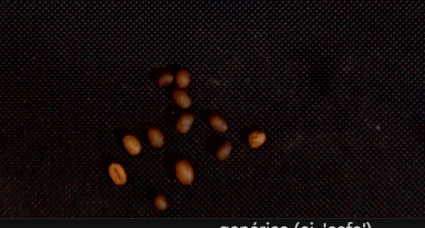
#> input picture image_1.png, 425 x 228 px, given in place of the camera
$ python Seleccionadora2.2.py
#> lines starting #> are read from the running program, lines starting #| are printed output that depends on the picture; after the words box and inside, x2 and y2 are one past the last pixel; in counts of white or black regions, pixels touching at a corner belong together
### tracker.py
import math
#https://www.youtube.com/watch?v=O3b8lVF93jU

class EuclideanDistTracker:
    def __init__(self):
        # Store the center positions of the objects
        self.center_points = {}
        # Keep the count of the IDs
        # each time a new object id detected, the count will increase by one
        self.id_count = 0


    def update(self, objects_rect):
        # Objects boxes and ids
        objects_bbs_ids = []

        # Get center point of new object
        for rect in objects_rect:
            x, y, w, h,col = rect
            cx = (x + x + w) // 2
            cy = (y + y + h) // 2

            # Find out if that object was detected already
            same_object_detected = False
            for id, pt in self.center_points.items():
                dist = math.hypot(cx - pt[0], cy - pt[1])

                if dist < 25:
                    self.center_points[id] = (cx, cy)
                    #print(self.center_points)
                    objects_bbs_ids.append([x, y, w, h,col, id])
                    same_object_detected = True
                    break

            # New object is detected we assign the ID to that object
            if same_object_detected is False:
                self.center_points[self.id_count] = (cx, cy)
                objects_bbs_ids.append([x, y, w, h,col, self.id_count])
                self.id_count += 1

        # Clean the dictionary by center points to remove IDS not used anymore
        new_center_points = {}
        for obj_bb_id in objects_bbs_ids:
            _, _, _, _,_, object_id = obj_bb_id
            center = self.center_points[object_id]
            new_center_points[object_id] = center

        # Update dictionary with IDs not used removed
        #print(self.center_points)
        self.center_points = new_center_points.copy()
        return objects_bbs_ids

### Seleccionadora2.2.py

from ctypes import HRESULT
import cv2
import serial
import io
import json
import os
import numpy as np
from time import sleep
import time
from tracker import *
#https://www.youtube.com/watch?v=O3b8lVF93jU


start_time = time.time()

# ──────────────────────────────────────────────────────────────
# Conexión serie con Arduino
# Referencia: https://create.arduino.cc/projecthub/ansh2919/serial-communication-between-python-and-arduino-e7cce0
# ──────────────────────────────────────────────────────────────
arduino = serial.Serial(port='COM3', baudrate=115200, timeout=.1)

# Tracker de objetos basado en distancia euclidiana
# Referencia: https://www.youtube.com/watch?v=g4_SpZGaszY
tracker = EuclideanDistTracker()

# Conjunto de IDs ya enviados al Arduino (para no repetir la señal)
object_sorted_ids = set()

### Referencia detección de color: https://www.youtube.com/watch?v=oR71RSulTkQ

# ──────────────────────────────────────────────────────────────
# Rango HSV inicial para granos de café (Quaker / defectuoso)
# Estos valores se sobrescriben en tiempo real con los sliders
# ──────────────────────────────────────────────────────────────
coffee_low = np.array([9,  121, 109], np.uint8)
coffee_hi  = np.array([34, 179, 226], np.uint8)

# Área mínima inicial de contorno (px²) para considerar un objeto válido
AREA_MIN_INIT = 40

# Bandera para mostrar/activar la ventana de parámetros ajustables
Parametros = 1

# Factor de redimensionado (no usado actualmente, reservado para pruebas)
RESIZE_RATIO = 0.5

# ──────────────────────────────────────────────────────────────
# Captura de video
# Descomenta la línea del archivo de video que quieras usar para pruebas
# ──────────────────────────────────────────────────────────────
#cap = cv2.VideoCapture('Seleccionadora1.mp4')
#cap = cv2.VideoCapture('maxSpeed1.mp4')
#cap = cv2.VideoCapture('maxSpeed2.mp4')
#cap = cv2.VideoCapture('mediumspeed.mp4')
#cap = cv2.VideoCapture('caida.mp4')

# Cámara en vivo (índice 0, backend DirectShow para Windows)
cap = cv2.VideoCapture(0, cv2.CAP_DSHOW)

# ──────────────────────────────────────────────────────────────
# Configuración de la cámara
# ──────────────────────────────────────────────────────────────
cap.set(cv2.CAP_PROP_AUTOFOCUS, 0)    # Desactivar autoenfoque
cap.set(cv2.CAP_PROP_AUTO_EXPOSURE, 0) # Desactivar exposición automática

focus = 4                   # Valor inicial de foco manual
cap.set(28, focus)          # CAP_PROP_FOCUS (índice 28)

cap.set(cv2.CAP_PROP_BRIGHTNESS, 20)  # Brillo inicial
cap.set(cv2.CAP_PROP_EXPOSURE, -6)    # Exposición inicial

# Resolución horizontal y vertical
HR = 640
VR = 360

# [5 lines of commented-out code are left out]

cap.set(3, HR)  # Resolución horizontal
cap.set(4, VR)  # Resolución vertical

# Captura un primer frame de prueba para verificar la cámara
ret, frame1 = cap.read()
#> frame1 is the input picture: shape (228, 425, 3); mean B, G, R 11, 10.8, 19.3
print("--- %s seconds ---" % (time.time() - start_time))
print("shape", frame1.shape)
#| shape (228, 425, 3)
print("size",  frame1.size)
#| size 290700
print("dtype", frame1.dtype)
#| dtype uint8

# ──────────────────────────────────────────────────────────────
# Persistencia de parámetros: guardar/cargar sliders en JSON
# El archivo se crea en la misma carpeta que este script
# ──────────────────────────────────────────────────────────────
PARAMS_FILE = os.path.join(os.path.dirname(os.path.abspath(__file__)), 'parametros.json')

DEFAULT_PARAMS = {
    'brillo':       85,
    'focus':        0,
    'H_min':        9,
    'H_max':        34,
    'S_min':        121,
    'S_max':        179,
    'V_min':        109,
    'V_max':        226,
    'area_min':     40,
    'linea_meta':   1,
    'zona_top':     5,   # % del alto del frame → borde superior de la banda de detección
    'zona_bot':     10,  # % del alto del frame → borde inferior de la banda de detección
    'disparo_delay': 0,  # ms de espera antes de enviar la señal al Arduino
}

def cargar_params():
    """Lee parametros.json; si no existe devuelve los valores por defecto."""
    if os.path.isfile(PARAMS_FILE):
        try:
            with open(PARAMS_FILE, 'r') as f:
                data = json.load(f)
            # Rellenar claves faltantes con defaults (compatibilidad hacia atrás)
            for k, v in DEFAULT_PARAMS.items():
                data.setdefault(k, v)
            print('Parámetros cargados desde', PARAMS_FILE)
            return data
        except Exception as e:
            print('Error leyendo parametros.json, usando defaults:', e)
    return dict(DEFAULT_PARAMS)

def guardar_params(p):
    """Escribe el diccionario p en parametros.json."""
    try:
        with open(PARAMS_FILE, 'w') as f:
            json.dump(p, f, indent=4)
        print('Parámetros guardados en', PARAMS_FILE)
    except Exception as e:
        print('Error guardando parametros.json:', e)

# Cargar valores al inicio (o usar defaults la primera vez)
params = cargar_params()
#> (reads parametros.json from the repository)

# ──────────────────────────────────────────────────────────────
# Función: enviar comando al Arduino y leer respuesta
# ──────────────────────────────────────────────────────────────
def write_read(x):
	arduino.write(bytes(x, 'utf-8'))  # Enviar string como bytes
	time.sleep(0.05)                  # Pequeña espera para asegurar transmisión
	data = arduino.readline()         # Leer respuesta del Arduino
	return data

# ──────────────────────────────────────────────────────────────
# Callback vacío requerido por createTrackbar cuando no se
# necesita ejecutar nada al mover el slider
# ──────────────────────────────────────────────────────────────
def nada(x):
    pass

# ──────────────────────────────────────────────────────────────
# Función: aplicar operaciones morfológicas para limpiar la máscara
# Se usa apertura (elimina ruido pequeño) seguida de cierre
# (rellena huecos internos en los objetos)
# ──────────────────────────────────────────────────────────────
def morpho(src):
	kernel = np.ones((3,3), np.uint8)
	open  = cv2.morphologyEx(src, cv2.MORPH_OPEN,  kernel)
	close = cv2.morphologyEx(open, cv2.MORPH_CLOSE, kernel)
	return close

# ──────────────────────────────────────────────────────────────
# Función: detectar objetos en la máscara y devolver sus
# bounding boxes junto con la etiqueta de color/clase
#   im   – frame original (no se modifica aquí)
#   mask – máscara binaria del color de interés
#   col  – etiqueta de clase (e.g. 'cafe')
#   area_min – área mínima en px² para considerar un contorno válido
# ──────────────────────────────────────────────────────────────
def find_object(im, mask, col, area_min=40):
    cnts, hierarchy = cv2.findContours(morpho(mask), cv2.RETR_EXTERNAL, cv2.CHAIN_APPROX_NONE)
    detections = []
    for c in cnts:
        area = cv2.contourArea(c)
        if area > area_min:                          # Filtrar contornos pequeños (ruido)
            x, y, w, h = cv2.boundingRect(c)
            detections.append([x, y, w, h, col])    # Guardar bounding box y clase
    return detections

# ──────────────────────────────────────────────────────────────
# Crear ventana de sliders si Parametros == 1
# ──────────────────────────────────────────────────────────────
if Parametros == 1:
    cv2.namedWindow('Parametros')
    cv2.resizeWindow('Parametros', 600, 550)  # Ancho x Alto — agrandado para los sliders nuevos
    # Los valores iniciales vienen del archivo parametros.json (o defaults si es la primera vez)
    cv2.createTrackbar('brillo',        'Parametros', params['brillo'],        255, nada)
    cv2.createTrackbar('focus',         'Parametros', params['focus'],         50,  nada)
    cv2.createTrackbar('H_min',         'Parametros', params['H_min'],         179, nada)
    cv2.createTrackbar('H_max',         'Parametros', params['H_max'],         179, nada)
    cv2.createTrackbar('S_min',         'Parametros', params['S_min'],         255, nada)
    cv2.createTrackbar('S_max',         'Parametros', params['S_max'],         255, nada)
    cv2.createTrackbar('V_min',         'Parametros', params['V_min'],         255, nada)
    cv2.createTrackbar('V_max',         'Parametros', params['V_max'],         255, nada)
    cv2.createTrackbar('area_min',      'Parametros', params['area_min'],      500, nada)
    cv2.createTrackbar('linea_meta',    'Parametros', params['linea_meta'],    1,   nada)
    # ── Nuevos sliders de zona y delay ──
    cv2.createTrackbar('zona_top %',    'Parametros', params['zona_top'],      100, nada)  # Borde superior (% del alto)
    cv2.createTrackbar('zona_bot %',    'Parametros', params['zona_bot'],      100, nada)  # Borde inferior (% del alto)
    cv2.createTrackbar('disparo_delay', 'Parametros', params['disparo_delay'], 500, nada)  # Delay disparo (ms)

# ──────────────────────────────────────────────────────────────
# Bucle principal de captura y procesamiento
# ──────────────────────────────────────────────────────────────
while (cap.isOpened()):

    ret, img = cap.read()
    if ret == False:
        break

    # Recortar región de interés (ROI) — actualmente el frame completo
    im = img[0:VR, 0:int(HR * 1)]

    # ── Leer sliders y actualizar parámetros en tiempo real ──
    if Parametros == 1:
        coffee_low = np.array([
            cv2.getTrackbarPos('H_min', 'Parametros'),
            cv2.getTrackbarPos('S_min', 'Parametros'),
            cv2.getTrackbarPos('V_min', 'Parametros')
        ], np.uint8)
        coffee_hi = np.array([
            cv2.getTrackbarPos('H_max', 'Parametros'),
            cv2.getTrackbarPos('S_max', 'Parametros'),
            cv2.getTrackbarPos('V_max', 'Parametros')
        ], np.uint8)
        cap.set(cv2.CAP_PROP_BRIGHTNESS, cv2.getTrackbarPos('brillo',     'Parametros'))
        cap.set(28,                      cv2.getTrackbarPos('focus',      'Parametros'))
        area_min      = cv2.getTrackbarPos('area_min',      'Parametros')  # Área mínima desde slider
        linea_meta    = cv2.getTrackbarPos('linea_meta',    'Parametros')  # 1 = mostrar línea, 0 = ocultar
        zona_top_pct  = cv2.getTrackbarPos('zona_top %',   'Parametros')  # Borde superior de detección (%)
        zona_bot_pct  = cv2.getTrackbarPos('zona_bot %',   'Parametros')  # Borde inferior de detección (%)
        disparo_delay = cv2.getTrackbarPos('disparo_delay','Parametros')  # Delay antes del disparo (ms)
    else:
        area_min      = AREA_MIN_INIT
        linea_meta    = 0
        zona_top_pct  = 5
        zona_bot_pct  = 10
        disparo_delay = 0

    # Convertir porcentajes a píxeles
    y_top = int(VR * zona_top_pct / 100)
    y_bot = int(VR * zona_bot_pct / 100)

    # ── Convertir a HSV y crear máscara para granos de café ──
    hsv         = cv2.cvtColor(im, cv2.COLOR_BGR2HSV)
#> hsv: shape (228, 425, 3); mean H, S, V 79.4, 156.6, 20
    mask_coffee = cv2.inRange(hsv, coffee_low, coffee_hi)
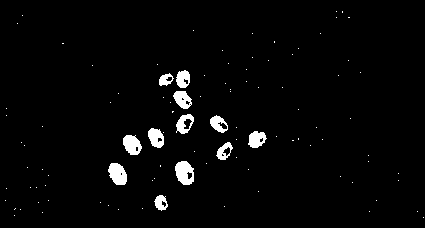
#> mask_coffee: shape (228, 425); 2.8% white; 101 white regions (89 under 20 px), largest, box (x1, y1, x2, y2) and area: (175, 161, 194, 185) 336, (108, 163, 127, 185) 311, (123, 135, 142, 155) 274

    # ── Dibujar línea de meta si el checkbox está activo ──
    if linea_meta == 1:
        cv2.line(im, (0, y_top), (HR, y_top), (255, 255, 255), 1)  # Línea superior de la zona
        cv2.line(im, (0, y_bot), (HR, y_bot), (255, 255, 255), 1)  # Línea inferior de la zona

    # ── Detectar objetos y actualizar tracker ──
    puntos_cafe = find_object(im, mask_coffee, 'cafe', area_min)
#> in morpho, `open  = cv2.morphologyEx(src, cv2.MORPH_OPEN,  kernel)`:
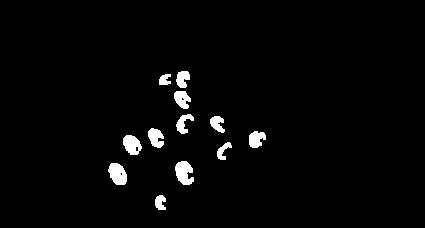
#> open: shape (228, 425); 2.5% white; 12 white regions, largest, box (x1, y1, x2, y2) and area: (175, 161, 194, 185) 325, (108, 163, 127, 185) 310, (123, 135, 142, 155) 271
#> in morpho, `close = cv2.morphologyEx(open, cv2.MORPH_CLOSE, kernel)`: close: shape (228, 425); 2.6% white; 12 white regions
#> in find_object, `cnts, hierarchy = cv2.findContours(morpho(mask), cv2.RETR_EXTERNAL, cv..`: cnts = 12 contours; largest, box (x1, y1, x2, y2) and area: (175, 161, 194, 185) 292, (108, 163, 127, 185) 282, (123, 135, 142, 155) 250, (148, 128, 164, 148) 214, (174, 91, 191, 109) 195
#> the loop in find_object, `for c in cnts:` made 12 passes
#> (area, x, y, w, h) on passes 1 to 12: (103.5, 155, 195, 11, 15), (281.5, 108, 163, 19, 22), (292, 175, 161, 19, 24), (103.5, 217, 142, 15, 18), (250.5, 123, 135, 19, 20), (185, 249, 131, 17, 17), (214, 148, 128, 16, 20), (141.5, 210, 116, 15, 17), (149.5, 176, 114, 18, 20), (195, 174, 91, 17, 18), (82.5, 159, 74, 12, 11), (154, 176, 71, 14, 17)
#> after the loop in find_object, `for c in cnts:`: detections = 12 items, first 6: [155, 195, 11, 15, 'cafe'], [108, 163, 19, 22, 'cafe'], [175, 161, 19, 24, 'cafe'], [217, 142, 15, 18, 'cafe'], [123, 135, 19, 20, 'cafe'], [249, 131, 17, 17, 'cafe']
#> puntos_cafe has the same summary as detections in find_object
    boxes_ids   = tracker.update(puntos_cafe)
#> the loop in update, `for rect in objects_rect:` made 12 passes
#> (x, y, w, h, cx, cy) on passes 1 to 12: (155, 195, 11, 15, 160, 202), (108, 163, 19, 22, 117, 174), (175, 161, 19, 24, 184, 173), (217, 142, 15, 18, 224, 151), (123, 135, 19, 20, 132, 145), (249, 131, 17, 17, 257, 139), (148, 128, 16, 20, 156, 138), (210, 116, 15, 17, 217, 124), (176, 114, 18, 20, 185, 124), (174, 91, 17, 18, 182, 100), (159, 74, 12, 11, 165, 79), (176, 71, 14, 17, 183, 79)
#> after the loop in update, `for rect in objects_rect:`: objects_bbs_ids = 12 items, first 6: [155, 195, 11, 15, 'cafe', 0], [108, 163, 19, 22, 'cafe', 1], [175, 161, 19, 24, 'cafe', 2], [217, 142, 15, 18, 'cafe', 3], [123, 135, 19, 20, 'cafe', 4], [249, 131, 17, 17, 'cafe', 5]; self.center_points = 10 items; self.id_count = 10
#> the loop in update, `for obj_bb_id in objects_bbs_ids:` made 12 passes
#> (obj_bb_id, object_id, center) on passes 1 to 12: ([155, 195, 11, 15, 'cafe', 0], 0, (160, 202)), ([108, 163, 19, 22, 'cafe', 1], 1, (117, 174)), ([175, 161, 19, 24, 'cafe', 2], 2, (184, 173)), ([217, 142, 15, 18, 'cafe', 3], 3, (224, 151)), ([123, 135, 19, 20, 'cafe', 4], 4, (132, 145)), ([249, 131, 17, 17, 'cafe', 5], 5, (257, 139)), ([148, 128, 16, 20, 'cafe', 6], 6, (156, 138)), ([210, 116, 15, 17, 'cafe', 7], 7, (217, 124)), ([176, 114, 18, 20, 'cafe', 8], 8, (183, 79)), ([174, 91, 17, 18, 'cafe', 8], 8, (183, 79)), ([159, 74, 12, 11, 'cafe', 9], 9, (165, 79)), ([176, 71, 14, 17, 'cafe', 8], 8, (183, 79))
#> after the loop in update, `for obj_bb_id in objects_bbs_ids:`: new_center_points = 10 items
#> boxes_ids has the same summary as objects_bbs_ids in update

    # ── Dibujar bounding boxes y disparar señal al Arduino ──
    for box_id in boxes_ids:
        x, y, w, h, col, id = box_id
        cx = (x + x + w) // 2   # Centro horizontal del bounding box
        cy = (y + y + h) // 2   # Centro vertical del bounding box
        color = (0, 165, 255)    # Naranja para granos de café

        # Si el objeto cruza la banda de detección (controlada por sliders zona_top/zona_bot)
        if y_top < cy < y_bot:
            if id not in object_sorted_ids:
                object_sorted_ids.add(id)   # Marcar como ya enviado
                print(object_sorted_ids)
                print('x=', cx)
                # Esperar el delay configurado antes de disparar
                if disparo_delay > 0:
                    time.sleep(disparo_delay / 1000.0)
                # Enviar posición al Arduino (escala de 0-37 aprox.)
                value = write_read('M' + str(int(cx / 17)) + '\n')
                print('arduino dice:', value)

        # Dibujar ID del objeto y rectángulo
        cv2.putText(im, str(id), (x, y - 15), cv2.FONT_HERSHEY_PLAIN, 2, (255, 0, 0), 2)
        cv2.rectangle(im, (x, y), (x + w, y + h), color, 1)
#> this loop made 12 passes
#> (x, y, w, h, id, cx, cy) on passes 1 to 12: (155, 195, 11, 15, 0, 160, 202), (108, 163, 19, 22, 1, 117, 174), (175, 161, 19, 24, 2, 184, 173), (217, 142, 15, 18, 3, 224, 151), (123, 135, 19, 20, 4, 132, 145), (249, 131, 17, 17, 5, 257, 139), (148, 128, 16, 20, 6, 156, 138), (210, 116, 15, 17, 7, 217, 124), (176, 114, 18, 20, 8, 185, 124), (174, 91, 17, 18, 8, 182, 100), (159, 74, 12, 11, 9, 165, 79), (176, 71, 14, 17, 8, 183, 79)
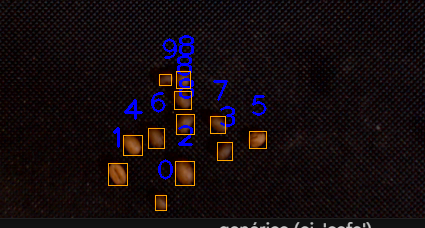
#> im: shape (228, 425, 3); 2.41% of pixels changed, all inside (x1, y1, x2, y2) = (108, 35, 267, 211)
#> after the loop, object_sorted_ids = 0 items

    # ── Mostrar ventanas de debug ──
    cv2.imshow('Image', im)
    cv2.imshow('Mask Coffee', mask_coffee)

    # ── Manejo de teclas ──
    key = cv2.waitKey(1)
#> (key Esc is pressed here)
    if key == 27:                        # ESC → salir
        break
    elif key == ord('n'):                # n → activar cinta
        value = write_read('C1\n')
        print('arduino dice:', value)
    elif key == ord('m'):                # m → detener cinta
        value = write_read('C0\n')
        print('arduino dice:', value)
    elif key == ord('t'):                # t → test ON
        value = write_read('T1\n')
        print('arduino dice:', value)
    elif key == ord('p'):                # p → test OFF
        value = write_read('T0\n')
        print('arduino dice:', value)
    elif key == ord('k'):                # k → mover a posición 34
        value = write_read('M34\n')
        print('arduino dice:', value)
    elif key == ord('l'):                # l → mover a posición 5
        value = write_read('M5\n')
        print('arduino dice:', value)
    elif key == ord('h'):                # h → barrer todas las posiciones (test)
        for z in range(35):
            value = write_read('M' + str(z) + '\n')
            print('arduino dice:', value)
            sleep(2)

# ──────────────────────────────────────────────────────────────
# Limpieza al cerrar
# ──────────────────────────────────────────────────────────────

# Guardar valores actuales de los sliders antes de salir
if Parametros == 1:
    params_guardados = {
        'brillo':        cv2.getTrackbarPos('brillo',        'Parametros'),
        'focus':         cv2.getTrackbarPos('focus',         'Parametros'),
        'H_min':         cv2.getTrackbarPos('H_min',        'Parametros'),
        'H_max':         cv2.getTrackbarPos('H_max',        'Parametros'),
        'S_min':         cv2.getTrackbarPos('S_min',        'Parametros'),
        'S_max':         cv2.getTrackbarPos('S_max',        'Parametros'),
        'V_min':         cv2.getTrackbarPos('V_min',        'Parametros'),
        'V_max':         cv2.getTrackbarPos('V_max',        'Parametros'),
        'area_min':      cv2.getTrackbarPos('area_min',     'Parametros'),
        'linea_meta':    cv2.getTrackbarPos('linea_meta',   'Parametros'),
        'zona_top':      cv2.getTrackbarPos('zona_top %',   'Parametros'),
        'zona_bot':      cv2.getTrackbarPos('zona_bot %',   'Parametros'),
        'disparo_delay': cv2.getTrackbarPos('disparo_delay','Parametros'),
    }
    guardar_params(params_guardados)

_ = write_read('C0\n')       # Detener cinta antes de salir
cap.release()
cv2.destroyAllWindows()
print("--- %s seconds ---" % (time.time() - start_time))
